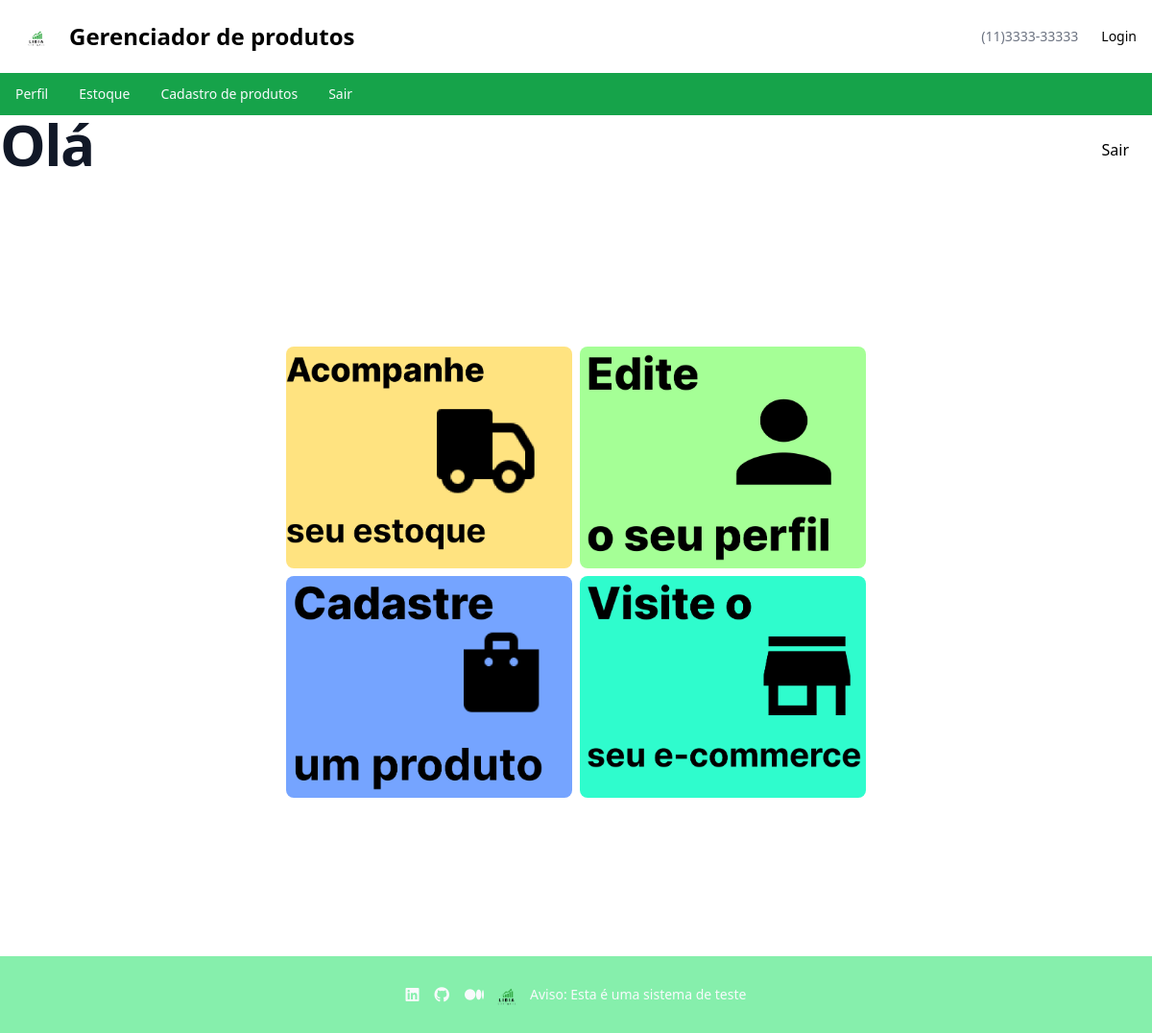
Page /perfil/2 (signed in) on the earlier database version.
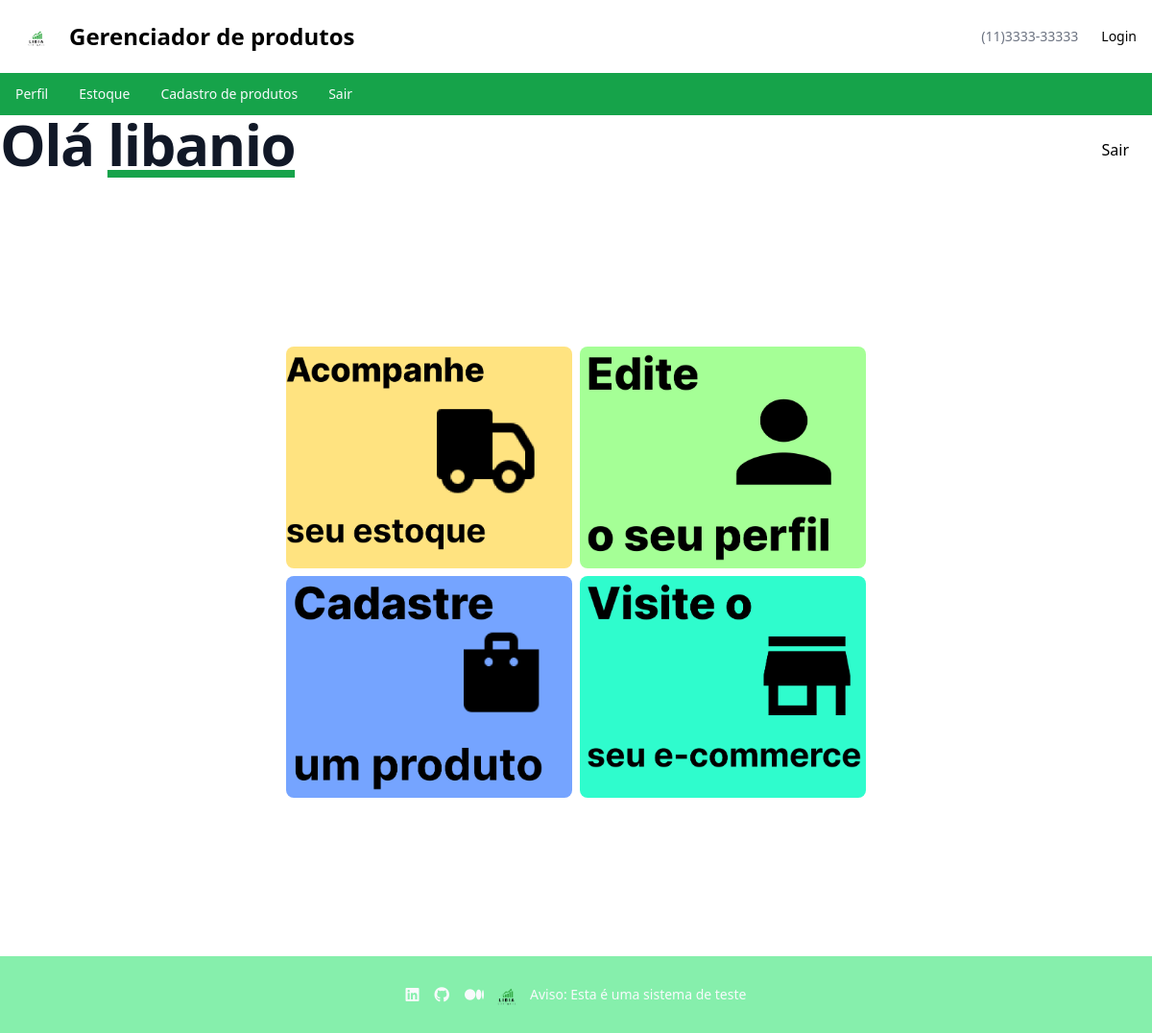
Same page on the later database version.
### ERP/models.py (models this page shows)
class Usuario(database.Model, UserMixin):
    id = database.Column(database.Integer, primary_key=True)
    username = database.Column(database.String, nullable=False)
    email = database.Column(database.String, nullable=False, unique=True)
    senha = database.Column(database.String, nullable=False)
    fotos = database.relationship("Foto", backref="usuario", lazy=True)

### ERP/routes.py (the view)
@app.route('/perfil/<id_usuario>', methods=["GET", "POST"])
@login_required
def perfil(id_usuario):
    if int(id_usuario) == int(current_user.id):
        form_foto = FormFoto()
        form_produto = FormProduto()
        if form_foto.validate_on_submit():
            arquivo = form_foto.foto.data
            nome_seguro = secure_filename(arquivo.filename)
            caminho = os.path.join(os.path.abspath(os.path.dirname(__file__)),
                                   app.config["UPLOAD_FOLDER"], nome_seguro)
            arquivo.save(caminho)
            foto = Foto(imagem=nome_seguro, id_usuario=current_user.id)
            database.session.add(foto)
            database.session.commit()
        if form_produto.validate_on_submit():
            produto = Produto(
                nome=form_produto.nome.data,
                preco=form_produto.preco.data,
                quantidade=form_produto.quantidade.data,
                marca=form_produto.marca.data,
                modelo=form_produto.modelo.data,
                codigoDeBarras=form_produto.codigoDeBarras.data,
                plataformaDeVenda=form_produto.plataformaDeVenda.data,
                largura=form_produto.largura.data,
                altura=form_produto.altura.data,
                profundidade=form_produto.profundidade.data,
                pesoBruto=form_produto.pesoBruto.data,
                pesoLiquido=form_produto.pesoLiquido.data,
                cadastradoPor=form_produto.cadastradoPor.data
            )
            database.session.add(produto)
            database.session.commit()
        return render_template('Perfil.html', usuario=current_user, form=form_foto, formp=form_produto)
    else:  # esse else permite o usuario ver o perfil de outros usuarios
        usuario = Usuario.query.get(int(id_usuario))
        return render_template('Perfil.html', usuario=usuario, form=None, formp=None)

### ERP/models.py (called while the page is built)
@login_manager.user_loader
def load_usuario(id_usuario):
    return Usuario.query.get(int(id_usuario))

### ERP/templates/Perfil.html (shortened to what this page needs)
<!DOCTYPE html>
<html lang="pt-br">
<head>
    <link rel="stylesheet" href="{{url_for('static',filename='/css/output.css')}}">
</head>
<body>
    <nav class="bg-white border-gray-200">
        <div class="flex flex-wrap justify-between items-center mx-auto max-w-screen-xl p-4">
            <a href="{{url_for('homepage')}}" class="flex items-center space-x-3 rtl:space-x-reverse">
                <img src="../static/fotos_site/logo.png" class="h-11" alt="Logo"/>
                <span class="self-center text-2xl font-semibold whitespace-nowrap ">Gerenciador de produtos</span>
            </a>
            <div class="flex items-center space-x-6 rtl:space-x-reverse">
                <a href="9-9999-8888" class="text-sm  text-gray-500 hover:underline">(11)3333-33333</a>
                <a href="{{url_for('homepage')}}" class="text-sm  text-black-600  hover:underline">Login</a>
            </div>
        </div>
    </nav>
    <nav class="bg-green-600 ">
        <div class="max-w-screen-xl px-4 py-3 mx-auto">
            <div class="flex items-center">
                <ul class="flex flex-row font-medium mt-0 space-x-8 rtl:space-x-reverse text-sm">
                    <li>
                        <a href="{{ url_for('perfil', id_usuario=current_user.id) }}" class="text-slate-50 hover:underline"
                           aria-current="page">Perfil</a>
                    </li>
                    <li>
                        <a href="{{url_for('Estoque')}}" class="text-slate-50  hover:underline">Estoque</a>
                    </li>
                    <li>
                        <a href="{{url_for('cadastro')}}" class="text-slate-50  hover:underline">Cadastro de produtos</a>
                    </li>
                    <li>
                        <a href="{{url_for('logout')}}" class="text-slate-50  hover:underline">Sair</a>
                    </li>
                </ul>
            </div>
        </div>
    </nav>
<div class="flex justify-between ">
    <h1 class="mb-4 text-4xl font-extrabold leading-none tracking-tight text-gray-900 md:text-5xl lg:text-6xl ">Olá <span class="underline underline-offset-3 decoration-8 decoration-green-600 ">{{usuario.username}}</span></h1>
    <h2 class=" p-6 " ><a href="{{url_for('homepage')}}"> Sair </a></h2>
</div>
        <div class=" min-h-screen content-center justify-center grid grid-cols-2 gap-2 ">
            <div>
                <a href="{{url_for('Estoque')}}">
                    <img class="h-auto w-1/2 ml-auto rounded-lg " src="../static/fotos_site/estoque.png" alt="">
                </a>
            </div>
            <div>
                <a href="">
                    <img class="h-auto w-1/2 rounded-lg" src="../static/fotos_site/pessoa.png" alt="">
                </a>
            </div>
            <div>
                <a href="{{url_for('cadastro')}}">
                    <img class="h-auto w-1/2 ml-auto rounded-lg" src="../static/fotos_site/produto.png" alt="">
                </a>
            </div>
            <div>
                <a href="">
                    <img class="h-auto w-1/2 rounded-lg" src="../static/fotos_site/loja.png" alt="">
                </a>
            </div>
        </div>
<footer class="bg-green-300 text-white py-4">
    <div class=" container mx-auto flex justify-center items-center">
        <div class="flex space-x-4">
            <a href="https://www.linkedin.com/in/francisco-libanio-nascimento/" class="text-slate-50 hover:text-slate-50"><i class="fab fa-linkedin"></i></a>
            <a href="https://github.com/Francisco-Libanio" class="text-slate-50 hover:text-gray-200"><i class="fab fa-github"></i></a>
            <a href="https://medium.com/@libanio.dev" class="text-slate-50 hover:text-gray-200"><i class="fab fa-medium"></i></a>
        </div>
        <div class="text-center ">
            <img src="../static/fotos_site/logo.png" alt="Logo" class="object-contain h-12 ">
        </div>
        <div>
            <p class="text-slate-50 text-sm">Aviso: Esta é uma sistema de teste</p>
        </div>
    </div>
</footer>
</body>
</html>

Differences in the rows shown:
added Usuario: username "libanio"
